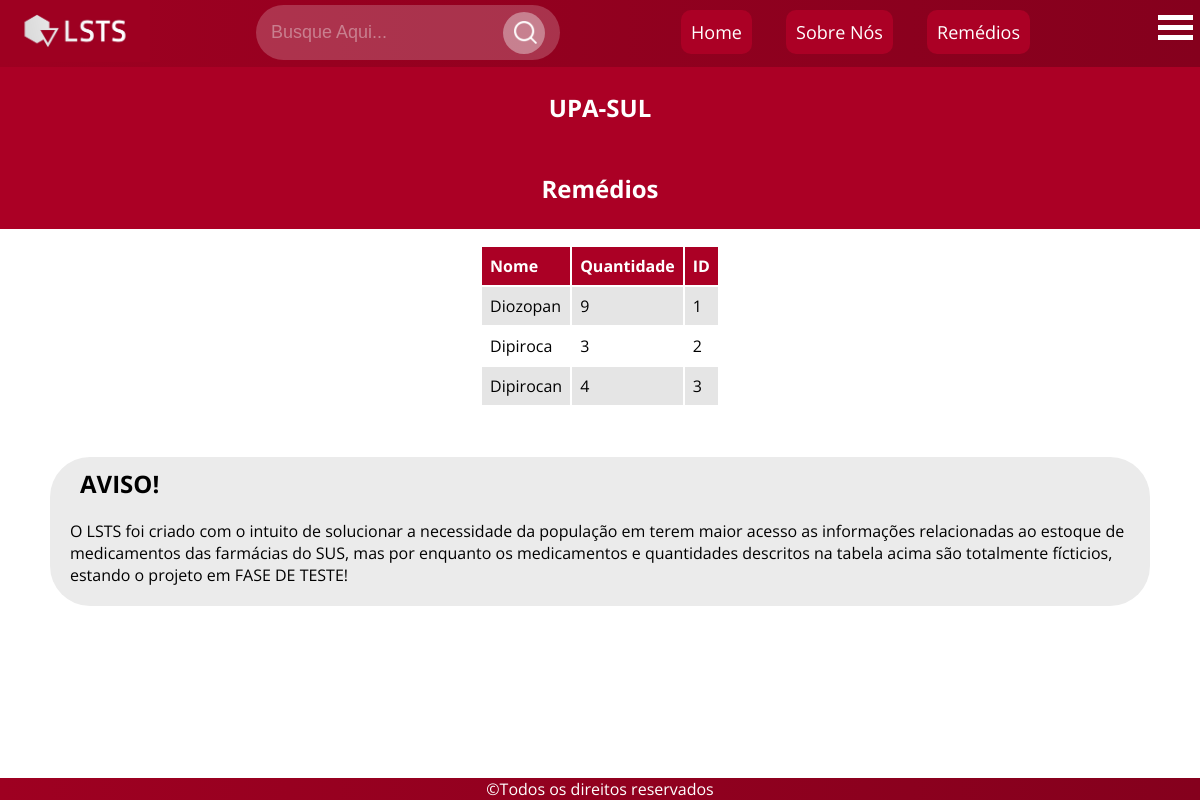
The app's page /units?unit=UPA-SUL, older data.
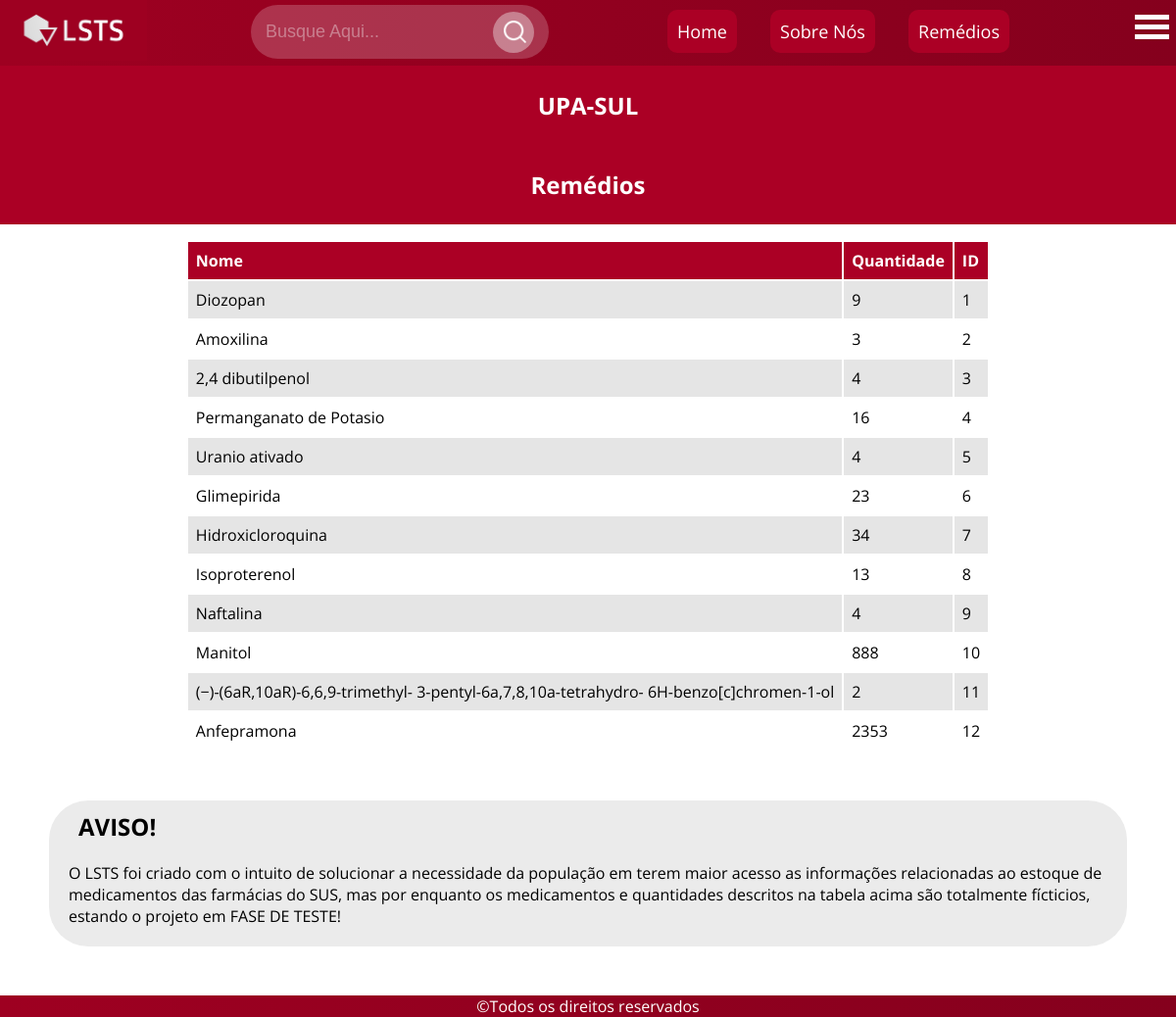
The same page, newer data.
### tables this page shows
CREATE TABLE UPASUL (remedio text, quantidade integer);

### site.py (the view)
@app.route('/units')
def drugs():
    if request.args.get('unit'):
        connectDb()
        headings = ("Nome", "Quantidade", "ID")
        unit = request.args.get('unit')
        unit2 = unit.replace("-", "")
        cursor.execute("SELECT *, oid FROM " + str(unit2))
        records = cursor.fetchall()
        disconnectDb()
        return render_template('drugsDisplay.html', headings=headings, data=records, title=unit)
    else:
        return render_template('drugs.html')

### site.py (called while the page is built)
def connectDb():
    global conn, cursor
    conn = sqlite3.connect("admin/database.db")
    cursor = conn.cursor()
    print("DB connected")

def disconnectDb():
    global conn, cursor
    conn.commit()
    conn.close()
    print("DB disconnected")

### templates/drugsDisplay.html (shortened to what this page needs)
<!DOCTYPE html>
<html lang="pt-br">
<head>
    <link rel="stylesheet" href="../static/style.css">
</head>
<body>
    <header>
        <div class="logo-top">
            <a href="/"><img src="../static/images/logo lsts.jpg" alt="project logo"></a>
        </div>
        <form action="" method="GET" class="searcher">
            <input type="text" placeholder="Busque Aqui..." name="q">
            <button href="javascript:document.search.submit()"><img src="../static/images/search.png" alt="lupa"></button>
        </form>
        <nav>
            <a href="/">Home</a>
            <a href="/about">Sobre Nós</a>
            <a href="/units">Remédios</a>
        </nav>
        <div class="menu-bar">
            <div class="bar"></div>
            <div class="bar"></div>
            <div class="bar"></div>
        </div>
    </header>
    <main>
        <section class="top">
            <h1 class="table__title">{{ title }}</h1>
            <h1 class="table__title">Remédios</h1>
            <table class="table">
                <tr class="table__header">
                    {% for header in headings %}
                    <th class="table__cell"> {{ header }} </th>
                    {% endfor %}
                </tr>
                {% for row in data %}
                <tr class="table__row">
                    {% for cell in row %}
                    <td class="table__cell">{{ cell }}</td>
                    {% endfor %}
                </tr>
                {% endfor %}
            </table>
        </section>
        <section class="about-us">
            <article>
                <h2>AVISO!</h2>
                <p>O LSTS foi criado com o intuito de solucionar a necessidade da população em terem maior acesso as informações relacionadas ao estoque de medicamentos das farmácias do SUS, mas por enquanto os medicamentos e quantidades descritos na tabela acima são totalmente fícticios, estando o projeto em FASE DE TESTE!</p>
            </article>
        </section>
    </main>
    <footer>
        <p>&copy;Todos os direitos reservados </p>
    </footer>
</body>
</html>

### static/style.css (style rules this page uses)
:root { --color0: #fff; --color1: #EB0033; --color2: #AB0025; --color3: #9E0021; --color4: #85001D; --color5: #5E0014; --default-font: 'Open Sans', 'Helvetica Neue', sans-serif; --highlight-font: 'Roboto Mono', monospace; --highlight-font2: 'Roboto Condensed', sans-serif; }
* { margin: 0px; padding: 0px; }
body { background-color: var(--color0); font-family: var(--default-font); min-height: 100vh; display: flex; flex-direction: column; }
header { background-image: linear-gradient(to right, var(--color3), var(--color4)); display: flex; justify-content: space-between; max-height: 12vh; box-shadow: 0px 2px 5px rgba(0, 0, 0, 0.671); }
header img { max-width: 150px; }
.searcher { display: flex; align-items: center; background: rgba(255, 255, 255, 0.2); border-radius: 40px; padding: 0px 15px; margin: 5px 0px; height: 55px; }
.searcher input { flex: 1; background: transparent; border: 0; color: var(--color0); outline: none; font-size: 18px; }
.searcher button img { width: 25px; }
.searcher button { border: 0; border-radius: 50%; width: 42px; height: 42px; background: rgba(245, 245, 245, 0.397); cursor: pointer; }
::placeholder { color: rgba(245, 245, 245, 0.397); }
nav { display: block; padding: 20px 0px; }
nav a { background-color: var(--color2); color: var(--color0); text-decoration: none; border-radius: 10px; margin: 0px 15px; padding: 10px; font-size: 18px; }
.bar { width: 35px; height: 5px; background-color: white; margin: 5px 7px; }
.menu-bar { padding: 5px 0px; margin: 5px 0px; }
.table { display: flex; justify-content: center; align-content: center; }
.about-us { background-color: #ebebeb; border-radius: 40px; margin: 50px; }
.about-us h2 { padding-top: 10px; padding-left: 30px; }
.about-us p { padding: 20px; }
footer { background-image: linear-gradient(to right, var(--color3), var(--color4)); color: var(--color0); display: flex; justify-content: center; margin-top: auto; }
.table { margin: 1rem; }
.table__title { padding: 20px; padding-top: 2%; padding-bottom: 2%; background-color: #AB0025; color: white; display: flex; justify-content: center; align-items: center; }
.table__row:nth-child(even) { background-color: #e5e5e5; }
.table__header { text-align: left; background-color: #AB0025; color: white; }
.table__cell { padding: 8px; }

Row changes from the older to the newer data that the page shows:
changed UPASUL: remedio "Dipiroca" → "Amoxilina"
changed UPASUL: remedio "Dipirocan" → "2,4 dibutilpenol"
added UPASUL: remedio "Permanganato de Potasio", row "16" "4"
added UPASUL: remedio "Uranio ativado", row "4" "5"
added UPASUL: remedio "Glimepirida", row "23" "6"
added UPASUL: remedio "Hidroxicloroquina", row "34" "7"
added UPASUL: remedio "Isoproterenol", row "13" "8"
added UPASUL: remedio "Naftalina", row "4" "9"
added UPASUL: remedio "Manitol", quantidade "888", row "10"
added UPASUL: remedio "(−)-(6aR,10aR)-6,6,9-trimethyl- 3-pentyl-6a,7,8,10a-tetrahydro- 6H-benzo[c]chromen-1-ol", row "2" "11"
added UPASUL: remedio "Anfepramona", quantidade "2353", row "12"
